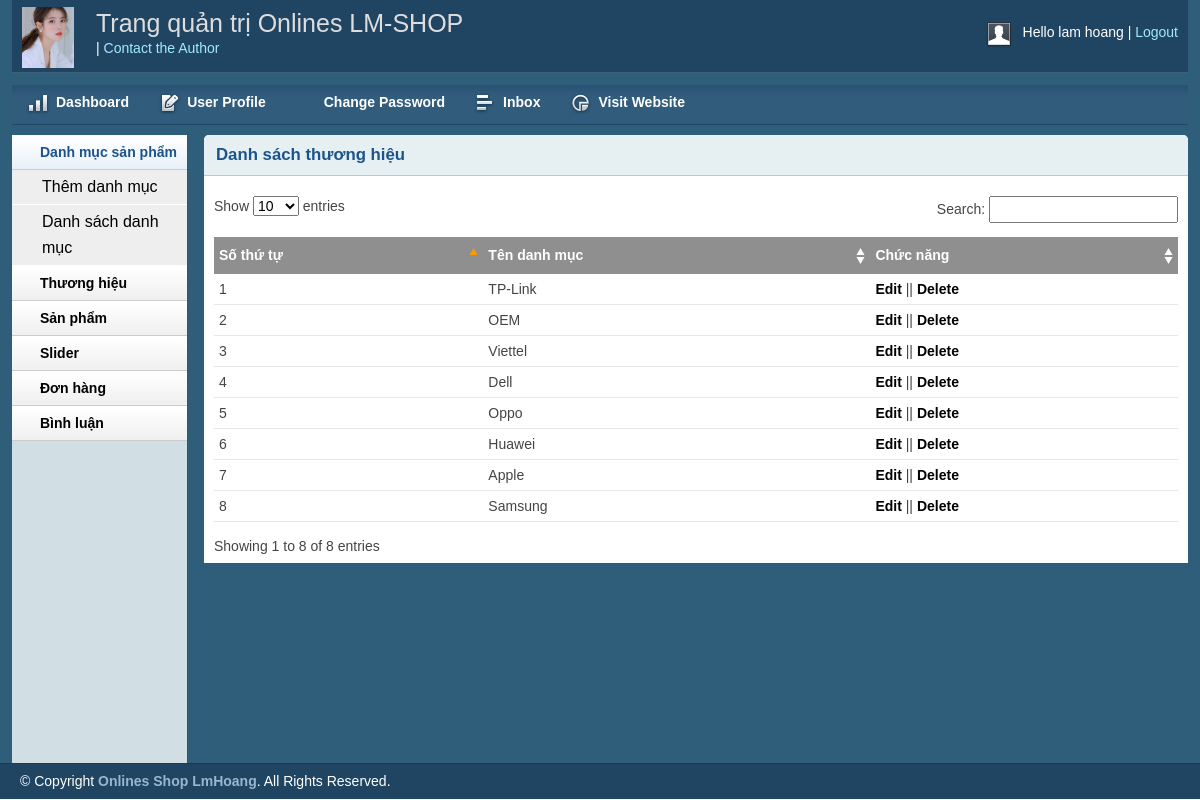
/LM_Shop_Online/admin/brandlist.php (signed in), run on the app's committed database.
### tables this page shows
CREATE TABLE `tbl_brand` (
  `brandId` int(11) NOT NULL,
  `brandName` varchar(255) NOT NULL
);

### LM_Shop_Online/lib/database.php (called while the page is built, shortened)
<?php
Class Database{
   public $host   = DB_HOST;
   public $user   = DB_USER;
   public $pass   = DB_PASS;
   public $dbname = DB_NAME;
   public $link;
private function connectDB(){
   $this->link = new mysqli($this->host, $this->user, $this->pass,
    $this->dbname);
 }
public function select($query){
  $result = $this->link->query($query) or
   die($this->link->error.__LINE__);
  if($result->num_rows > 0){
    return $result;
  } else {
    return false;
  }
 }
}

### LM_Shop_Online/classes/brand.php (called while the page is built, shortened)
<?php
    $filepath = realpath(dirname(__FILE__));
	include_once ($filepath.'/../lib/database.php');
?>
<?php
    class brand
    {
        private $db;
        public function __construct()
        {
            $this->db = new Database();
        }
        public function show_brand(){
				$query = "SELECT * FROM `tbl_brand` ORDER BY brandId DESC";
				$result = $this->db->select($query);
				return $result;
			}
    }
?>

### LM_Shop_Online/admin/brandlist.php (the view, shortened to what this page needs)
<?php require 'inc/header.php';?>
<?php require 'inc/sidebar.php';?>
<?php require '../classes/brand.php'?>
<?php
    $brand = new brand();
?>
<div class="grid_10">
    <div class="box round first grid">
        <h2>Danh sách thương hiệu</h2>
        <div class="block">
            <table class="data display datatable" id="example">
                <thead>
                    <tr>
                        <th>Số thứ tự</th>
                        <th>Tên danh mục</th>
                        <th>Chức năng</th>
                    </tr>
                </thead>
                <tbody>
                    <?php
                        $show_brande = $brand->show_brand();
                            if($show_brande){
                                $i = 0;
                                while($result = $show_brande->fetch_assoc()){
                                    $i++;
                            ?>
                            <tr class="odd gradeX">
                                <td><?php echo $i ?></td>
                                <td><?php
                                    echo $result['brandName']
                                ?>
                                </td>
                                <td>
                                    <a href="brandedit.php?brandId=<?php echo $result['brandId'] ?>">Edit</a> ||
                                    <a href="?delId=<?php echo $result['brandId'] ?>" onclick = "return confirm('Are you want to delete?')">Delete</a>
                                </td>
                            </tr>
                    <?php
                    }}
                    ?>
                </tbody>
            </table>
        </div>
    </div>
</div>
<?php require 'inc/footer.php';?>

### LM_Shop_Online/admin/css/layout.css (style rules this page uses)
body { background: #fff none repeat scroll 0 0; color: #444; font-size: 14px; padding: 0; }
a { color: #000; font-weight: bold; text-decoration: none; }
h1, h2, h3, h4, h5, h6 { line-height: 1.2em; margin-bottom: 0.3em; }
h2 { margin-top: 1em; }
.box { background: #fff; margin-bottom: 20px; padding: 10px 10px 10px 10px; margin-left: -8px; }
.box.grid { padding-bottom: 40px; }
.box.round { -moz-border-radius: 5px 5px 0px 0px; -webkit-border-radius: 5px 5px 0px 0px; border-radius: 5px 5px 0px 0px; }
.box h2 { font-size: 1.2em; font-weight: bold; color: #1b548d; background: #e6f0f3; margin: -10px -10px 0 -10px; padding: 10px 12px; border-bottom: 1px solid #b3cbd6; -moz-border-radius: 5px 5px 0px 0px; -webkit-border-radius: 5px 5px 0px 0px; border-radius: 5px 5px 0px 0px; }
.box.first { min-height: 406px; }
.block { padding-top: 20px; }
.block { padding-bottom: 1px; }
table.display { margin: 0 auto; clear: both; width: 100%; }
.sorting_asc { background: #8f8f8f url(../img/table/sort_asc.png) no-repeat center right; padding: 8px 5px; text-align: left; color: #fff; }
.sorting { background: #8f8f8f url(../img/table/sort_both.png) no-repeat center right; padding: 8px 5px; text-align: left; color: #fff; }
tr.odd { height: 30px; line-height: 30px; border-bottom: 1px solid #e6e6e6; }
tr.even { height: 30px; line-height: 30px; border-bottom: 1px solid #e6e6e6; }
tr.odd td, tr.even td { padding-left: 5px; }

### data on the page
tbl_brand: brandName "TP-Link"
tbl_brand: brandName "OEM"
tbl_brand: brandName "Viettel"
tbl_brand: brandName "Dell"
tbl_brand: brandName "Oppo"
tbl_brand: brandName "Huawei"
tbl_brand: brandName "Apple"
tbl_brand: brandName "Samsung"

### other printed values
Session::get('adminName') "lam hoang"
